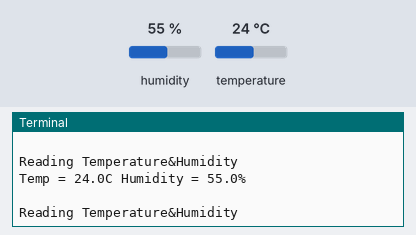
Simulated run of this program. Board: Raspberry Pi (BCM pin numbers). Shown: the last lines printed to the terminal. The inputs (shaded band) are chosen by the test bench; at power-on: humidity 55 %, temperature 24 °C.

Above: at 1.2 s.
1.3 s: humidity set to 22 %
At 2.0 s:
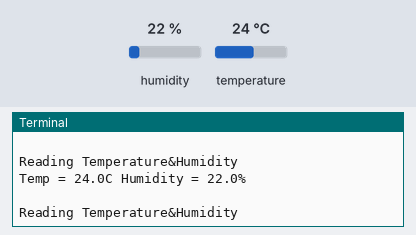
2.8 s: temperature set to 12 °C
At 3.6 s:
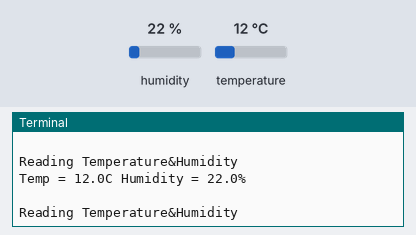
4.3 s: humidity set to 40 %
At 5.2 s:
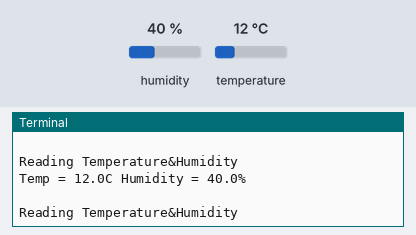
Timing chart, 0 to 7.3 s (numbered marks = the images above; inputs shaded):
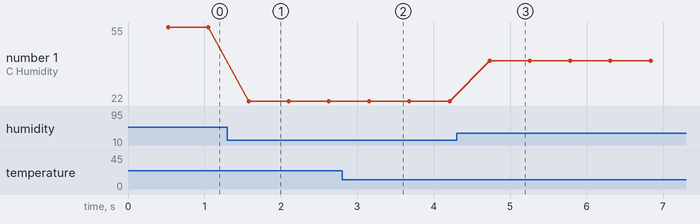

The program:

Raspberrypi_DHT.py
```python
import Adafruit_DHT
import time

sensor = Adafruit_DHT.DHT11

pin=18


try:
    while True:
        print('\nReading Temperature&Humidity')
        h,t=Adafruit_DHT.read_retry(sensor,pin)

        if h is not None and t is not None:
            print('Temp = {0:0.1f}C Humidity = {1:0.1f}%'.format(t,h))
        else:
            print('Read error')

        #time.sleep(0.5)
except KeyboardInterrupt:
    print('Terminated by Keyboard')
finally:
    print('End of program')
```

Measured:
- after the input at 1.3 s, the terminal: prints a new line after 0.28 s (image 1)
- after the input at 2.8 s, the terminal: prints a new line after 0.36 s (image 2)
- after the input at 4.3 s, the terminal: prints a new line after 0.43 s (image 3)
- plotted number 1: 55 → 22 after the input at 1.3 s, 22 → 40 after the input at 4.3 s
